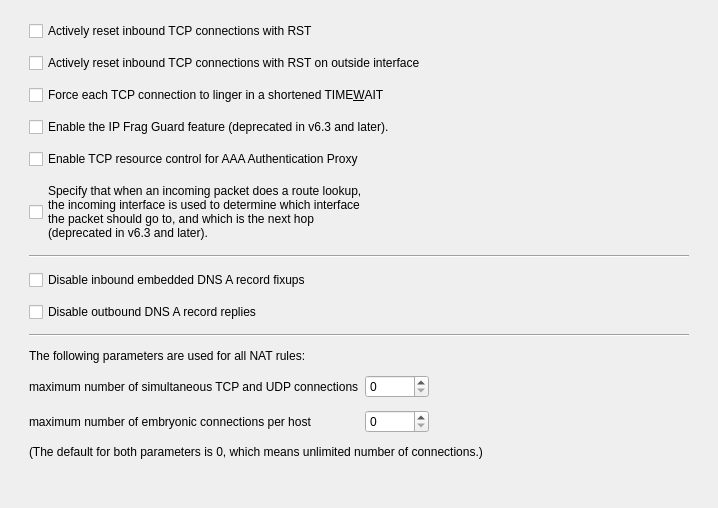
     <widget class="QWidget" name="pix_options">
      <attribute name="title">
       <string>PIX Options</string>
      </attribute>
      <layout class="QVBoxLayout">
       <property name="spacing">
        <number>20</number>
       </property>
       <property name="leftMargin">
        <number>20</number>
       </property>
       <property name="topMargin">
        <number>12</number>
       </property>
       <property name="rightMargin">
        <number>20</number>
       </property>
       <property name="bottomMargin">
        <number>20</number>
       </property>
       <item>
        <widget class="QFrame" name="frame169">
         <property name="frameShape">
          <enum>QFrame::NoFrame</enum>
         </property>
         <property name="frameShadow">
          <enum>QFrame::Plain</enum>
         </property>
         <layout class="QGridLayout" name="gridLayout_8">
          <property name="verticalSpacing">
           <number>12</number>
          </property>
          <item row="0" column="0" colspan="3">
           <widget class="QCheckBox" name="resetinbound">
            <property name="text">
             <string>Actively reset inbound TCP connections with RST</string>
            </property>
            <property name="shortcut">
             <string/>
            </property>
           </widget>
          </item>
          <item row="1" column="0" colspan="3">
           <widget class="QCheckBox" name="resetoutside">
            <property name="text">
             <string>Actively reset inbound TCP connections with RST on outside interface</string>
            </property>
            <property name="shortcut">
             <string/>
            </property>
           </widget>
          </item>
          <item row="2" column="0" colspan="3">
           <widget class="QCheckBox" name="connection_timewait">
            <property name="text">
             <string>Force each TCP connection to linger in a shortened TIME&amp;WAIT</string>
            </property>
            <property name="shortcut">
             <string>Alt+W</string>
            </property>
           </widget>
          </item>
          <item row="3" column="0" colspan="3">
           <widget class="QCheckBox" name="fragguard">
            <property name="text">
             <string>Enable the IP Frag Guard feature (deprecated in v6.3 and later).</string>
            </property>
           </widget>
          </item>
          <item row="4" column="0" colspan="3">
           <widget class="QCheckBox" name="floodguard">
            <property name="text">
             <string>Enable TCP resource control for AAA Authentication Proxy</string>
            </property>
           </widget>
          </item>
          <item row="5" column="0" colspan="3">
           <widget class="QCheckBox" name="route_dnat">
            <property name="text">
             <string>Specify that when an incoming packet does a route lookup,
the incoming interface is used to determine which interface
the packet should go to, and which is the next hop
(deprecated in v6.3 and later).</string>
            </property>
           </widget>
          </item>
          <item row="6" column="0" colspan="3">
           <widget class="Line" name="hseparator36">
            <property name="frameShape">
             <enum>QFrame::HLine</enum>
            </property>
            <property name="frameShadow">
             <enum>QFrame::Sunken</enum>
            </property>
            <property name="orientation">
             <enum>Qt::Horizontal</enum>
            </property>
           </widget>
          </item>
          <item row="7" column="0" colspan="3">
           <widget class="QCheckBox" name="nodnsalias_inbound">
            <property name="text">
             <string>Disable inbound embedded DNS A record fixups</string>
            </property>
           </widget>
          </item>
          <item row="8" column="0" colspan="3">
           <widget class="QCheckBox" name="nodnsalias_outbound">
            <property name="text">
             <string>Disable outbound DNS A record replies</string>
            </property>
           </widget>
          </item>
          <item row="9" column="0" colspan="3">
           <widget class="Line" name="hseparator41">
            <property name="frameShape">
             <enum>QFrame::HLine</enum>
            </property>
            <property name="frameShadow">
             <enum>QFrame::Sunken</enum>
            </property>
            <property name="orientation">
             <enum>Qt::Horizontal</enum>
            </property>
           </widget>
          </item>
          <item row="10" column="0" colspan="3">
           <widget class="QLabel" name="label717">
            <property name="text">
             <string>The following parameters are used for all NAT rules:</string>
            </property>
            <property name="alignment">
             <set>Qt::AlignLeading|Qt::AlignLeft|Qt::AlignVCenter</set>
            </property>
            <property name="wordWrap">
             <bool>false</bool>
            </property>
           </widget>
          </item>
          <item row="11" column="0">
           <widget class="QLabel" name="label715">
            <property name="text">
             <string>maximum number of simultaneous TCP and UDP connections</string>
            </property>
            <property name="alignment">
             <set>Qt::AlignLeading|Qt::AlignLeft|Qt::AlignVCenter</set>
            </property>
            <property name="wordWrap">
             <bool>false</bool>
            </property>
            <property name="buddy">
             <cstring>max_conns</cstring>
            </property>
           </widget>
          </item>
          <item row="11" column="1">
           <widget class="QSpinBox" name="max_conns">
            <property name="maximumSize">
             <size>
              <width>64</width>
              <height>16777215</height>
             </size>
            </property>
            <property name="toolTip">
             <string>Specifies the maximum number of simultaneous TCP and UDP connections for the entire subnet. The default is 0, which means unlimited connections. (Idle connections are closed after the idle timeout specified by the timeout conn command.)</string>
            </property>
            <property name="minimum">
             <number>0</number>
            </property>
            <property name="maximum">
             <number>100000</number>
            </property>
            <property name="value">
             <number>0</number>
            </property>
           </widget>
          </item>
          <item row="11" column="2">
           <spacer name="horizontalSpacer_3">
            <property name="orientation">
             <enum>Qt::Horizontal</enum>
            </property>
            <property name="sizeHint" stdset="0">
             <size>
              <width>254</width>
              <height>20</height>
             </size>
            </property>
           </spacer>
          </item>
          <item row="12" column="0">
           <widget class="QLabel" name="label716">
            <property name="text">
             <string>maximum number of embryonic connections per host</string>
            </property>
            <property name="alignment">
             <set>Qt::AlignLeading|Qt::AlignLeft|Qt::AlignVCenter</set>
            </property>
            <property name="wordWrap">
             <bool>false</bool>
            </property>
            <property name="buddy">
             <cstring>emb_limit</cstring>
            </property>
           </widget>
          </item>
          <item row="12" column="1">
           <widget class="QSpinBox" name="emb_limit">
            <property name="maximumSize">
             <size>
              <width>64</width>
              <height>16777215</height>
             </size>
            </property>
            <property name="toolTip">
             <string>Specifies the maximum number of embryonic connections per host. An embryonic connection is a connection request that has not finished the necessary handshake between source and destination. Set a small value for slower systems, and a higher value for faster systems. The default is 0, which means unlimited embryonic connections.</string>
            </property>
            <property name="minimum">
             <number>0</number>
            </property>
            <property name="maximum">
             <number>100000</number>
            </property>
            <property name="value">
             <number>0</number>
            </property>
           </widget>
          </item>
          <item row="13" column="0" colspan="3">
           <widget class="QLabel" name="label718">
            <property name="text">
             <string>(The default for both parameters is 0, which means unlimited number of connections.)</string>
            </property>
            <property name="alignment">
             <set>Qt::AlignLeading|Qt::AlignLeft|Qt::AlignVCenter</set>
            </property>
            <property name="wordWrap">
             <bool>true</bool>
            </property>
           </widget>
          </item>
          <item row="14" column="0" colspan="3">
           <spacer>
            <property name="orientation">
             <enum>Qt::Vertical</enum>
            </property>
            <property name="sizeType">
             <enum>QSizePolicy::Expanding</enum>
            </property>
            <property name="sizeHint" stdset="0">
             <size>
              <width>20</width>
              <height>20</height>
             </size>
            </property>
           </spacer>
          </item>
         </layout>
        </widget>
       </item>
      </layout>
     </widget>
